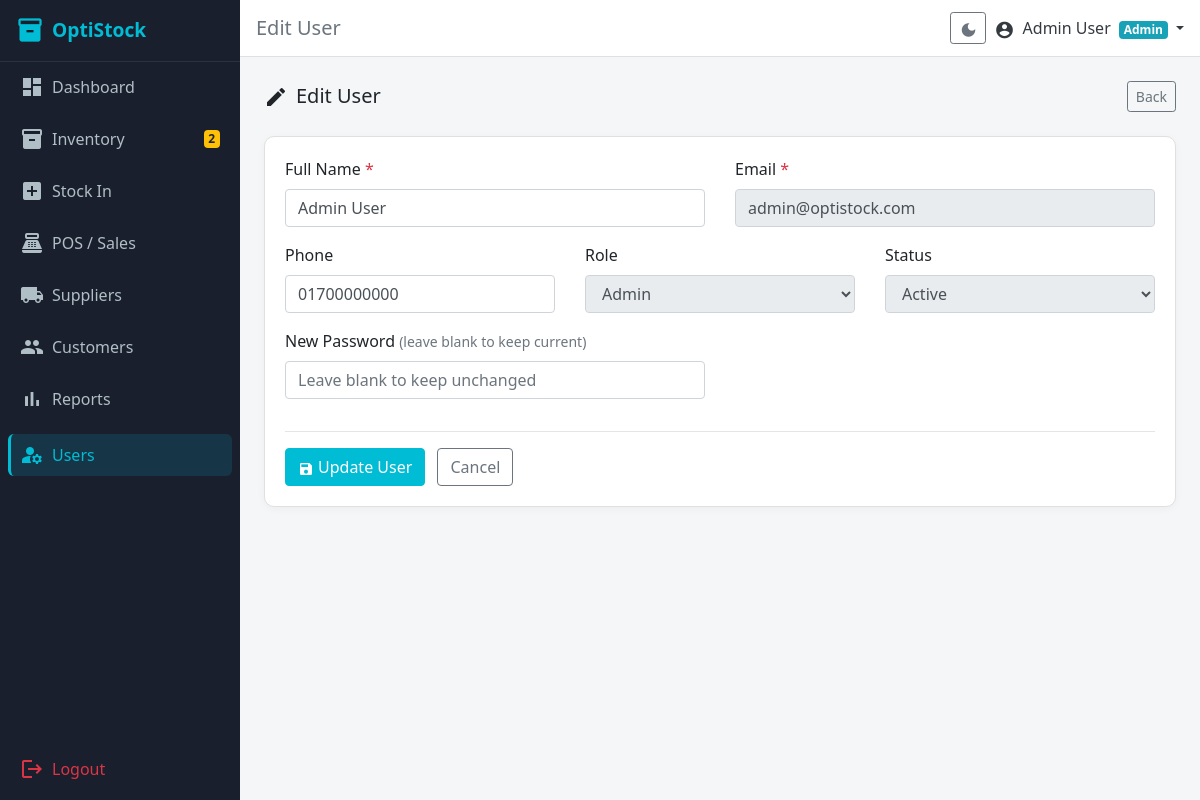
The app's page /modules/users/edit.php?id=1 (signed in) with its own data.
### tables this page shows
CREATE TABLE `users` (
  `id` int(10) UNSIGNED NOT NULL,
  `name` varchar(100) NOT NULL,
  `email` varchar(150) NOT NULL,
  `phone` varchar(20) DEFAULT NULL,
  `password` varchar(255) NOT NULL,
  `role` enum('admin','manager','staff') NOT NULL DEFAULT 'staff',
  `status` enum('active','inactive') NOT NULL DEFAULT 'active',
  `dark_mode` tinyint(1) NOT NULL DEFAULT 0,
  `created_at` datetime NOT NULL DEFAULT current_timestamp()
);

### modules/users/edit.php (the view, shortened to what this page needs)
<?php
require_once __DIR__ . '/../../includes/auth_check.php';
$id = (int)($_GET['id'] ?? 0);
$stmt = $pdo->prepare('SELECT * FROM users WHERE id = ?');
$stmt->execute([$id]);
$user = $stmt->fetch();
include __DIR__ . '/../../includes/header.php';
?>
<div class="d-flex justify-content-between align-items-center mb-4">
  <h5 class="mb-0"><span class="material-icons align-middle mr-2">edit</span>Edit User</h5>
  <a href="<?= BASE_URL ?>/modules/users/index.php" class="btn btn-outline-secondary btn-sm">Back</a>
</div>
<div class="card"><div class="card-body">
  <form method="POST">
    <div class="row">
      <div class="col-md-6"><div class="form-group">
        <label>Full Name <span class="text-danger">*</span></label>
        <input type="text" name="name" class="form-control" value="<?= htmlspecialchars($user['name']) ?>" required>
      </div></div>
      <div class="col-md-6"><div class="form-group">
        <label>Email <span class="text-danger">*</span></label>
        <input type="email" name="email" class="form-control" value="<?= htmlspecialchars($user['email']) ?>"
          <?= $id === (int)$_SESSION['user_id'] ? 'readonly' : '' ?> required>
      </div></div>
      <div class="col-md-4"><div class="form-group">
        <label>Phone</label>
        <input type="text" name="phone" class="form-control" value="<?= htmlspecialchars($user['phone'] ?? '') ?>">
      </div></div>
      <div class="col-md-4"><div class="form-group">
        <label>Role</label>
        <select name="role" class="form-control" <?= $id === (int)$_SESSION['user_id'] ? 'disabled' : '' ?>>
          <option value="admin"   <?= $user['role']==='admin'?'selected':'' ?>>Admin</option>
        </select>
      </div></div>
      <div class="col-md-4"><div class="form-group">
        <label>Status</label>
        <select name="status" class="form-control" <?= $id === (int)$_SESSION['user_id'] ? 'disabled' : '' ?>>
          <option value="active"   <?= $user['status']==='active'?'selected':'' ?>>Active</option>
        </select>
      </div></div>
      <div class="col-md-6"><div class="form-group">
        <label>New Password <small class="text-muted">(leave blank to keep current)</small></label>
        <input type="password" name="password" class="form-control" minlength="6" placeholder="Leave blank to keep unchanged">
      </div></div>
    </div>
    <hr>
    <button type="submit" class="btn btn-primary"><span class="material-icons align-middle mr-1" style="font-size:16px;">save</span>Update User</button>
    <a href="<?= BASE_URL ?>/modules/users/index.php" class="btn btn-outline-secondary ml-2">Cancel</a>
  </form>
</div></div>
<?php
include __DIR__ . '/../../includes/footer.php';

### assets/css/style.css (style rules this page uses)
:root { --color-sidebar: #1A1F2E; --color-primary: #00BCD4; --color-accent: #26C6DA; --color-success: #00C853; --color-warning: #FFD600; --color-danger: #FF1744; --color-primary-dark: #0097A7; --color-primary-light: #E0F7FA; --color-sidebar-text: #B0BEC5; --color-sidebar-active-bg: rgba(0,188,212,0.15); --color-topbar: #FFFFFF; --color-page-bg: #F4F6F8; --color-card-bg: #FFFFFF; --color-text-main: #212529; --color-text-muted: #6C757D; --color-border: #E0E0E0; }
html, body { height: 100%; }
body { background-color: var(--color-page-bg); font-family: 'Segoe UI', sans-serif; }
.card { border: 1px solid var(--color-border); border-radius: 10px; box-shadow: 0 2px 8px rgba(0,0,0,0.04); }
.btn-primary { background-color: var(--color-primary); border-color: var(--color-primary); }
a { color: var(--color-primary); }

### records on screen
users: name "Admin User", email "admin@optistock.com", phone "01700000000", role "Admin", status "Active"

### other values on screen
$lowStockCount "2"
$pageTitle "Edit User"
$_SESSION['name'] "Admin User"
$_SESSION['role'] "Admin"
